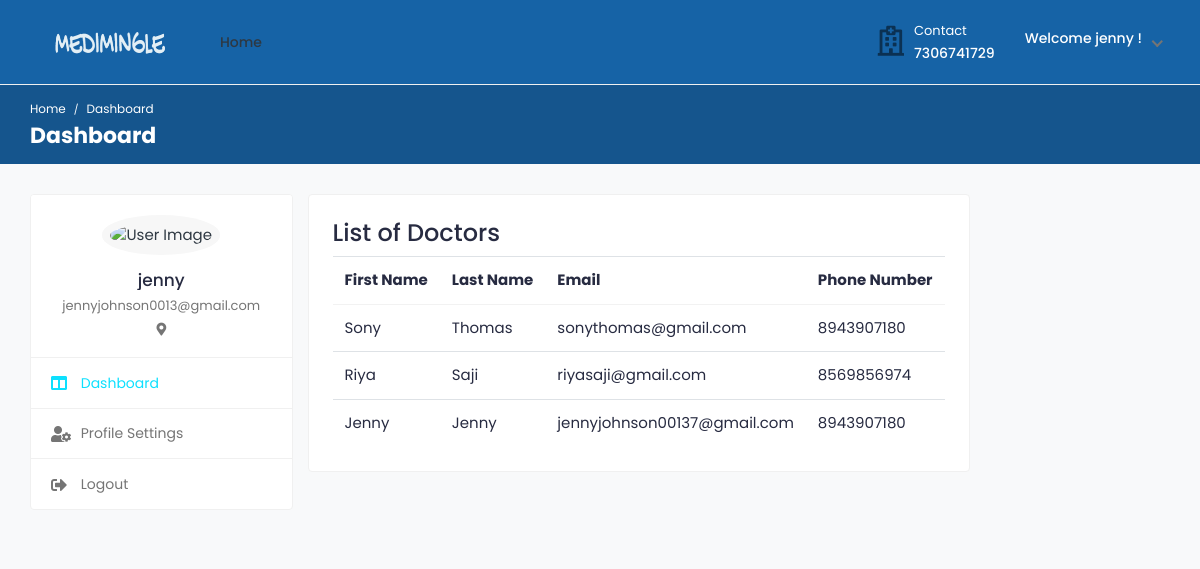
The page /patient_dashboard/ (signed in) on the database as committed earlier.
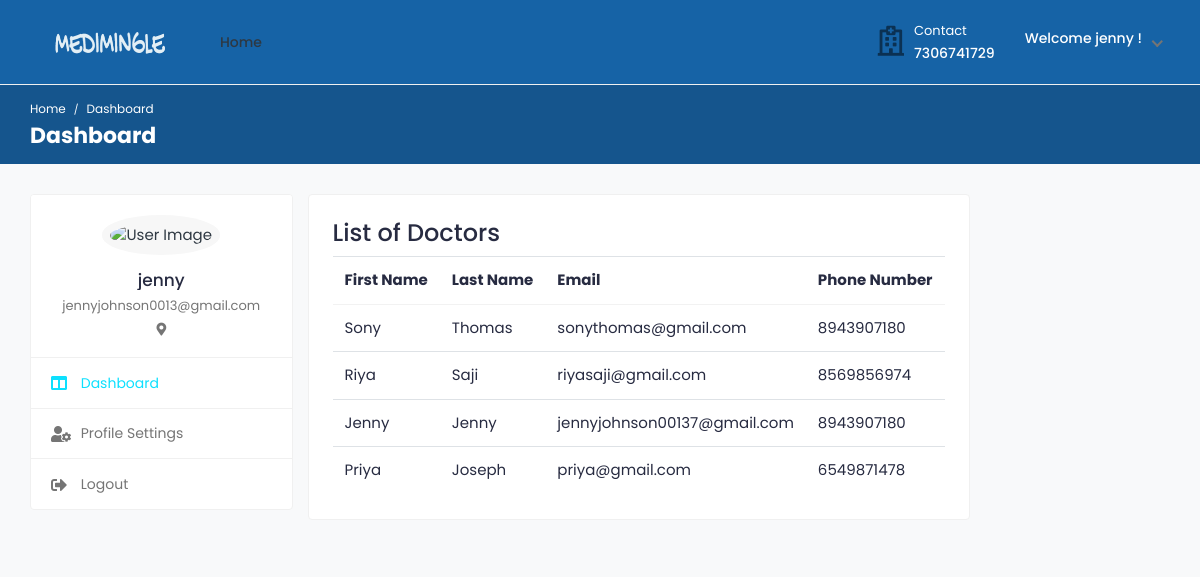
The same page on the database as committed later.
### medi/models.py (models this page shows, shortened)
class tbl_user(AbstractUser):
    email=models.EmailField(unique=True)
    phone_number=models.CharField(max_length=15, null=True)
    USER_TYPE_CHOICES = (
        ('patient', 'Patient'),('doctor', 'Doctor'),
    )
    user_type = models.CharField(
        max_length=10,
        choices=USER_TYPE_CHOICES,
        default='patient',  # You can set a default value if needed
    )

### medi/views.py (the view)
# urls.py: path('patient_dashboard/',views.patient_dashboard,name='patient_dashboard'),
@login_required(login_url='signin')
def patient_dashboard(request):
    doc = tbl_user.objects.filter(user_type='doctor').exclude(is_superuser=True)
    context={
        "doc":doc
    }
    return render(request,'patient_dashboard.html',context)

### templates/patient_dashboard.html (shortened to what the changed rows need)
{% load static %}
<!DOCTYPE html>
<html lang="en">
<head>
		<link rel="stylesheet" href="{% static '/assets/css/bootstrap.min.css'%}">
		<link rel="stylesheet" href="{% static '/assets/plugins/fontawesome/css/fontawesome.min.css'%}">
		<link rel="stylesheet" href="{% static '/assets/plugins/fontawesome/css/all.min.css'%}">
		<link rel="stylesheet" href="{% static '/assets/css/style.css'%}">
	</head>
	<body>
		<div class="main-wrapper">
			<div class="breadcrumb-bar">
				<div class="container-fluid">
					<div class="row align-items-center">
						<div class="col-md-12 col-12">
							<h2 class="breadcrumb-title">Dashboard</h2>
						</div>
					</div>
				</div>
			</div>
			<div class="content">
				<div class="container-fluid">
					<div class="row">
						<div class="row">
							<div class="col-sm-12">
								<div class="card">
									<div class="card-body">
										<div class="table-responsive">
											<table class="datatable table table-hover table-center mb-0">
												<thead>
													<tr>
														<th>First Name</th>
														<th>Last Name</th>
														<th>Email</th>
														<th>Phone Number</th>
													</tr>
												</thead>
												<tbody>
													{% for user in doc %}
													<tr>
														<td>{{ user.first_name }}</td>
														<td>{{ user.last_name }}</td>
														<td>{{ user.email }}</td>
														<td>{{ user.phone_number }}</td>
													</tr>
												{% empty %}
													<tr>
														<td colspan="6">No users found.</td>
													</tr>
												{% endfor %}
												</tbody>
											</table>
										</div>
									</div>
								</div>
							</div>
						</div>
							</div>
						</div>
					</div>
				</div>
	</body>
</html>

Rows that differ between the two databases and show on the page:
added tbl_user: first_name "Priya", last_name "Joseph", email "priya@gmail.com", phone_number "6549871478"
